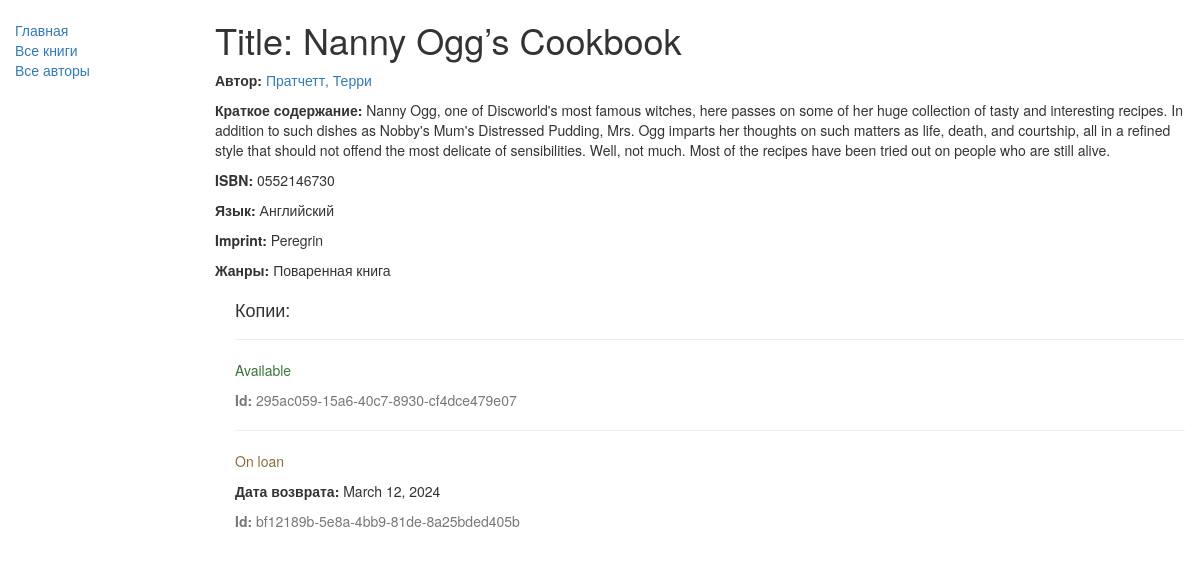
/catalog/book/2, run on the app's committed database.
### catalog/models.py (models this page shows, shortened)
class Book(models.Model):
    title = models.CharField(max_length=200)
    author = models.ForeignKey('Author', on_delete=models.SET_NULL, null=True)
    summary = models.TextField(
        max_length=1000, help_text="Enter a brief description of the book")
    imprint = models.CharField(max_length=200)
    isbn = models.CharField('ISBN', max_length=13,
                            unique=True,
                            help_text='13 Character <a href="https://www.isbn-international.org/content/what-isbn'
                                      '">ISBN number</a>')
    genre = models.ManyToManyField(
        Genre, help_text="Select a genre for this book")
    language = models.ForeignKey(
        'Language', on_delete=models.SET_NULL, null=True)
    class Meta:
        ordering = ['title', 'author']
    def display_genre(self):
        return ', '.join([genre.name for genre in self.genre.all()[:3]])
    display_genre.short_description = "Genre"

class Author(models.Model):
    first_name = models.CharField(max_length=100)
    last_name = models.CharField(max_length=100)
    date_of_birth = models.DateField(null=True, blank=True)
    date_of_death = models.DateField('died', null=True, blank=True)
    class Meta:
        ordering = ["last_name"]
    def __str__(self):
        return f"{self.last_name}, {self.first_name}"

class Language(models.Model):
    name = models.CharField(max_length=200,
                            unique=True,
                            help_text="Enter the book's natural language (e.g. English, French, Japanese etc.)")
    def __str__(self):
        return self.name

class Genre(models.Model):
    name = models.CharField(
        max_length=200,
        unique=True,
        help_text="Enter a book genre (e.g. Science Fiction, French Poetry etc.)"
    )
    def __str__(self):
        return self.name

class BookInstance(models.Model):
    uniqueid = models.UUIDField(primary_key=True, default=uuid.uuid4,
                          help_text="Unique ID for this particular book across whole library")
    book = models.ForeignKey('Book', on_delete=models.SET_NULL, null=True)
    due_back = models.DateField(null=True, blank=True)
    LOAN_STATUS = (
        ('m', 'Maintenance'),
        ('o', 'On loan'),
        ('a', 'Available'),
        ('r', 'Reserved'),
    )
    status = models.CharField(
        max_length=1,
        choices=LOAN_STATUS,
        blank=True,
        default='m',
        help_text='Book availability')
    class Meta:
        ordering = ['due_back']

### catalog/views.py (the view)
# urls.py: re_path(r'^book/(?P<pk>\d+)$', views.BookDetailView.as_view(), name='book-detail'),
class BookDetailView(generic.DetailView):
    model = Book

### catalog/templates/catalog/book_detail.html (shortened to what this page needs)
{% extends "base_generic.html" %}
{% block content %}
    <h1>Title: {{ book.title}}</h1>
    <p><strong>Автор:</strong> <a href="{% url 'author-detail' book.author.pk %}">{{ book.author }}</a></p>
    <p><strong>Краткое содержание: </strong> {{ book.summary }}</p>
    <p><strong>ISBN:</strong> {{ book.isbn }}</p>
    <p><strong>Язык:</strong> {{ book.language }}</p>
    <p><strong>Imprint:</strong> {{book.imprint}}</p>
    <p><strong>Жанры:</strong> {% for genre in book.genre.all %} {{ genre }}{% endfor %}</p>
    <div style="margin-left:20px;margin-top: 20px">
        <h4>Копии:</h4>
        {% for copy in book.bookinstance_set.all %}
        <hr>
        <p class="{% if copy.status == 'a' %}text-success{% elif copy.status == 'd' %} text-danger{%else %} text-warning{% endif %}">{{ copy.get_status_display }}</p>
        {% if copy.status != 'a' %} <p><strong>Дата возврата:</strong> {{copy.due_back}}</p>
        {% endif %}
        <p class="text-muted"><strong>Id:</strong> {{copy.uniqueid}}</p>
        {% endfor %}
    </div>
{% endblock %}

### data on the page
Book: title "Nanny Ogg’s Cookbook", author "Пратчетт, Терри", summary "Nanny Ogg, one of Discworld's most famous witches, here passes on some of her huge collection of tasty and interesting recipes. In addition to such dishes as Nobby's Mum's Distressed Pudding, Mrs. Ogg imparts her thoughts on such matters as life, death, and courtship, all in a refined style that should not offend the most delicate of sensibilities. Well, not much. Most of the recipes have been tried out on people who are still alive.", isbn "0552146730", language "Английский", imprint "Peregrin"
Genre: name "Поваренная книга"
BookInstance: status "Available", uniqueid "295ac059-15a6-40c7-8930-cf4dce479e07"
BookInstance: status "On loan", due_back "March 12, 2024", uniqueid "bf12189b-5e8a-4bb9-81de-8a25bded405b"
